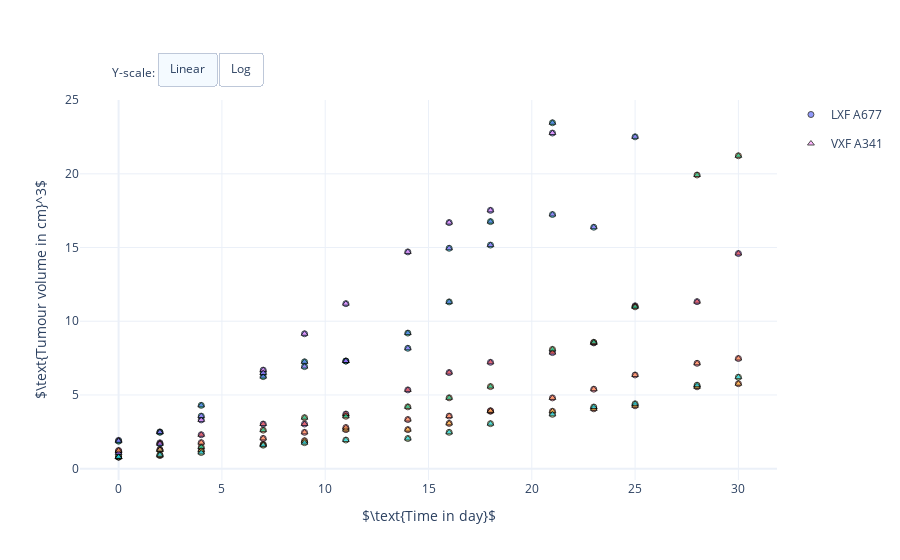

The notebook cell saved with this chart:
### Markdown cell above
## Illustrate control growth data

We use [plotly](https://plotly.com/python/) to create interactive visualisations of the time-series data.

### Code cell
#
# Visualise control growth data.
#

import plotly.io
import plotly.graph_objects as go


# Create figure
fig = go.Figure()

# Scatter plot LXF A677 time-series data for each mouse
mouse_ids = lxf_data['#ID'].unique()
for id_m in mouse_ids:
    # Create mask for mouse
    mask = lxf_data['#ID'] == id_m

    # Get time points for mouse
    times = lxf_data['TIME in day'][mask]

    # Get observed tumour volumes for mouse
    observed_volumes = lxf_data['TUMOUR VOLUME in cm^3'][mask]

    # Plot data
    fig.add_trace(go.Scatter(
        x=times,
        y=observed_volumes,
        legendgroup="LXF A677",
        name="LXF A677",
        showlegend=True if id_m == mouse_ids[0] else False,
        hovertemplate=
            "<b>%s ID: %d</b><br>" % ("LXF A677", id_m) +
            "Time: %{x:} day<br>" +
            "Tumour volume: %{y:.02f} cm^3<br>" +
            "<extra></extra>",
        mode="markers",
        marker=dict(
            symbol='circle',
            opacity=0.7,
            line=dict(color='black', width=1))
    ))

# Scatter plot VXF A341 time-series data for each mouse
mouse_ids = vxf_data['#ID'].unique()
for id_m in mouse_ids:
    # Create mask for mouse
    mask = vxf_data['#ID'] == id_m

    # Get time points for mouse
    times = vxf_data['TIME in day'][mask]

    # Get observed tumour volumes for mouse
    observed_volumes = vxf_data['TUMOUR VOLUME in cm^3'][mask]

    # Plot data
    fig.add_trace(go.Scatter(
        x=times,
        y=observed_volumes,
        legendgroup="VXF A341",
        name="VXF A341",
        showlegend=True if id_m == mouse_ids[0] else False,
        hovertemplate=
            "<b>%s ID: %d</b><br>" % ("VXF A341", id_m) +
            "Time: %{x:} day<br>" +
            "Tumour volume: %{y:.02f} cm^3<br>" +
            "<extra></extra>",
        mode="markers",
        marker=dict(
            symbol='triangle-up',
            opacity=0.7, 
            line=dict(color='black', width=1))
    ))

# Set X, Y axis and figure size
fig.update_layout(
    autosize=True,
    xaxis_title=r'$\text{Time in day}$',
    yaxis_title=r'$\text{Tumour volume in cm}^3$',
    template="plotly_white")

# Add switch between linear and log y-scale
fig.update_layout(
    updatemenus=[
        dict(
            type = "buttons",
            direction = "left",
            buttons=list([
                dict(
                    args=[{"yaxis.type": "linear"}],
                    label="Linear",
                    method="relayout"
                ),
                dict(
                    args=[{"yaxis.type": "log"}],
                    label="Log",
                    method="relayout"
                )
            ]),
            pad={"r": -20, "t": -10},
            showactive=True,
            x=0.11,
            xanchor="left",
            y=1.1,
            yanchor="top"
        ),
    ]
)

# Add label to switch
fig.update_layout(
    annotations=[
        dict(text="Y-scale: ", showarrow=False,
                             x=0.8, y=1.1, yref="paper", align="left")
    ]
)

# Show figure
fig.show()

### Figure 1 — Plotly figure (JSON) as saved in the notebook; plotly's stock layout.template omitted (floating-point values rounded to 4 significant figures)
{"data": [{"hovertemplate": "<b>LXF A677 ID: 40</b><br>Time: %{x:} day<br>Tumour volume: %{y:.02f} cm^3<br><extra></extra>", "legendgroup": "LXF A677", "marker": {"line": {"color": "black", "width": 1}, "opacity": 0.7, "symbol": "circle"}, "mode": "markers", "name": "LXF A677", "showlegend": true, "type": "scatter", "x": [0, 2, 4, 7, 9, 11, 14, 16, 18, 21], "y": [1.918, 2.492, 3.307, 6.684, 9.15, 11.19, 14.7, 16.69, 17.52, 22.77]}, {"hovertemplate": "<b>LXF A677 ID: 94</b><br>Time: %{x:} day<br>Tumour volume: %{y:.02f} cm^3<br><extra></extra>", "legendgroup": "LXF A677", "marker": {"line": {"color": "black", "width": 1}, "opacity": 0.7, "symbol": "circle"}, "mode": "markers", "name": "LXF A677", "showlegend": false, "type": "scatter", "x": [0, 2, 4, 7, 9, 11, 14, 16, 18, 21, 23, 25, 28, 30], "y": [0.7725, 0.8848, 1.253, 1.655, 1.895, 2.647, 2.647, 3.069, 3.892, 3.892, 4.058, 4.265, 5.551, 5.762]}, {"hovertemplate": "<b>LXF A677 ID: 95</b><br>Time: %{x:} day<br>Tumour volume: %{y:.02f} cm^3<br><extra></extra>", "legendgroup": "LXF A677", "marker": {"line": {"color": "black", "width": 1}, "opacity": 0.7, "symbol": "circle"}, "mode": "markers", "name": "LXF A677", "showlegend": false, "type": "scatter", "x": [0, 2, 4, 7, 9, 11, 14, 16, 18, 21], "y": [1.862, 2.464, 4.293, 6.243, 7.247, 7.301, 9.196, 11.31, 16.76, 23.47]}, {"hovertemplate": "<b>LXF A677 ID: 136</b><br>Time: %{x:} day<br>Tumour volume: %{y:.02f} cm^3<br><extra></extra>", "legendgroup": "LXF A677", "marker": {"line": {"color": "black", "width": 1}, "opacity": 0.7, "symbol": "circle"}, "mode": "markers", "name": "LXF A677", "showlegend": false, "type": "scatter", "x": [0, 2, 4, 7, 9, 11, 14, 16, 18, 21, 23, 25, 28, 30], "y": [1.186, 1.751, 2.3, 3.027, 3.027, 3.704, 5.342, 6.517, 7.213, 7.873, 8.53, 11.05, 11.33, 14.59]}, {"hovertemplate": "<b>LXF A677 ID: 140</b><br>Time: %{x:} day<br>Tumour volume: %{y:.02f} cm^3<br><extra></extra>", "legendgroup": "LXF A677", "marker": {"line": {"color": "black", "width": 1}, "opacity": 0.7, "symbol": "circle"}, "mode": "markers", "name": "LXF A677", "showlegend": false, "type": "scatter", "x": [0, 2, 4, 7, 9, 11, 14, 16, 18, 21, 23, 25, 28, 30], "y": [0.7933, 1.269, 1.461, 2.611, 3.457, 3.552, 4.191, 4.803, 5.567, 8.09, 8.573, 10.98, 19.92, 21.23]}, {"hovertemplate": "<b>LXF A677 ID: 155</b><br>Time: %{x:} day<br>Tumour volume: %{y:.02f} cm^3<br><extra></extra>", "legendgroup": "LXF A677", "marker": {"line": {"color": "black", "width": 1}, "opacity": 0.7, "symbol": "circle"}, "mode": "markers", "name": "LXF A677", "showlegend": false, "type": "scatter", "x": [0, 2, 4, 7, 9, 11, 14, 16, 18, 21, 23, 25], "y": [1.059, 1.677, 3.563, 6.49, 6.922, 7.301, 8.165, 14.95, 15.17, 17.24, 16.38, 22.51]}, {"hovertemplate": "<b>LXF A677 ID: 169</b><br>Time: %{x:} day<br>Tumour volume: %{y:.02f} cm^3<br><extra></extra>", "legendgroup": "LXF A677", "marker": {"line": {"color": "black", "width": 1}, "opacity": 0.7, "symbol": "circle"}, "mode": "markers", "name": "LXF A677", "showlegend": false, "type": "scatter", "x": [0, 2, 4, 7, 9, 11, 14, 16, 18, 21, 23, 25, 28, 30], "y": [1.23, 1.288, 1.764, 2.052, 2.461, 2.788, 3.33, 3.564, 3.929, 4.799, 5.391, 6.354, 7.146, 7.47]}, {"hovertemplate": "<b>LXF A677 ID: 170</b><br>Time: %{x:} day<br>Tumour volume: %{y:.02f} cm^3<br><extra></extra>", "legendgroup": "LXF A677", "marker": {"line": {"color": "black", "width": 1}, "opacity": 0.7, "symbol": "circle"}, "mode": "markers", "name": "LXF A677", "showlegend": false, "type": "scatter", "x": [0, 2, 4, 7, 9, 11, 14, 16, 18, 21, 23, 25, 28, 30], "y": [0.8006, 0.9422, 1.093, 1.59, 1.762, 1.941, 2.042, 2.464, 3.051, 3.683, 4.182, 4.396, 5.662, 6.206]}, {"hovertemplate": "<b>VXF A341 ID: 40</b><br>Time: %{x:} day<br>Tumour volume: %{y:.02f} cm^3<br><extra></extra>", "legendgroup": "VXF A341", "marker": {"line": {"color": "black", "width": 1}, "opacity": 0.7, "symbol": "triangle-up"}, "mode": "markers", "name": "VXF A341", "showlegend": true, "type": "scatter", "x": [0, 2, 4, 7, 9, 11, 14, 16, 18, 21], "y": [1.918, 2.492, 3.307, 6.684, 9.15, 11.19, 14.7, 16.69, 17.52, 22.77]}, {"hovertemplate": "<b>VXF A341 ID: 94</b><br>Time: %{x:} day<br>Tumour volume: %{y:.02f} cm^3<br><extra></extra>", "legendgroup": "VXF A341", "marker": {"line": {"color": "black", "width": 1}, "opacity": 0.7, "symbol": "triangle-up"}, "mode": "markers", "name": "VXF A341", "showlegend": false, "type": "scatter", "x": [0, 2, 4, 7, 9, 11, 14, 16, 18, 21, 23, 25, 28, 30], "y": [0.7725, 0.8848, 1.253, 1.655, 1.895, 2.647, 2.647, 3.069, 3.892, 3.892, 4.058, 4.265, 5.551, 5.762]}, {"hovertemplate": "<b>VXF A341 ID: 95</b><br>Time: %{x:} day<br>Tumour volume: %{y:.02f} cm^3<br><extra></extra>", "legendgroup": "VXF A341", "marker": {"line": {"color": "black", "width": 1}, "opacity": 0.7, "symbol": "triangle-up"}, "mode": "markers", "name": "VXF A341", "showlegend": false, "type": "scatter", "x": [0, 2, 4, 7, 9, 11, 14, 16, 18, 21], "y": [1.862, 2.464, 4.293, 6.243, 7.247, 7.301, 9.196, 11.31, 16.76, 23.47]}, {"hovertemplate": "<b>VXF A341 ID: 136</b><br>Time: %{x:} day<br>Tumour volume: %{y:.02f} cm^3<br><extra></extra>", "legendgroup": "VXF A341", "marker": {"line": {"color": "black", "width": 1}, "opacity": 0.7, "symbol": "triangle-up"}, "mode": "markers", "name": "VXF A341", "showlegend": false, "type": "scatter", "x": [0, 2, 4, 7, 9, 11, 14, 16, 18, 21, 23, 25, 28, 30], "y": [1.186, 1.751, 2.3, 3.027, 3.027, 3.704, 5.342, 6.517, 7.213, 7.873, 8.53, 11.05, 11.33, 14.59]}, {"hovertemplate": "<b>VXF A341 ID: 140</b><br>Time: %{x:} day<br>Tumour volume: %{y:.02f} cm^3<br><extra></extra>", "legendgroup": "VXF A341", "marker": {"line": {"color": "black", "width": 1}, "opacity": 0.7, "symbol": "triangle-up"}, "mode": "markers", "name": "VXF A341", "showlegend": false, "type": "scatter", "x": [0, 2, 4, 7, 9, 11, 14, 16, 18, 21, 23, 25, 28, 30], "y": [0.7933, 1.269, 1.461, 2.611, 3.457, 3.552, 4.191, 4.803, 5.567, 8.09, 8.573, 10.98, 19.92, 21.23]}, {"hovertemplate": "<b>VXF A341 ID: 155</b><br>Time: %{x:} day<br>Tumour volume: %{y:.02f} cm^3<br><extra></extra>", "legendgroup": "VXF A341", "marker": {"line": {"color": "black", "width": 1}, "opacity": 0.7, "symbol": "triangle-up"}, "mode": "markers", "name": "VXF A341", "showlegend": false, "type": "scatter", "x": [0, 2, 4, 7, 9, 11, 14, 16, 18, 21, 23, 25], "y": [1.059, 1.677, 3.563, 6.49, 6.922, 7.301, 8.165, 14.95, 15.17, 17.24, 16.38, 22.51]}, {"hovertemplate": "<b>VXF A341 ID: 169</b><br>Time: %{x:} day<br>Tumour volume: %{y:.02f} cm^3<br><extra></extra>", "legendgroup": "VXF A341", "marker": {"line": {"color": "black", "width": 1}, "opacity": 0.7, "symbol": "triangle-up"}, "mode": "markers", "name": "VXF A341", "showlegend": false, "type": "scatter", "x": [0, 2, 4, 7, 9, 11, 14, 16, 18, 21, 23, 25, 28, 30], "y": [1.23, 1.288, 1.764, 2.052, 2.461, 2.788, 3.33, 3.564, 3.929, 4.799, 5.391, 6.354, 7.146, 7.47]}, {"hovertemplate": "<b>VXF A341 ID: 170</b><br>Time: %{x:} day<br>Tumour volume: %{y:.02f} cm^3<br><extra></extra>", "legendgroup": "VXF A341", "marker": {"line": {"color": "black", "width": 1}, "opacity": 0.7, "symbol": "triangle-up"}, "mode": "markers", "name": "VXF A341", "showlegend": false, "type": "scatter", "x": [0, 2, 4, 7, 9, 11, 14, 16, 18, 21, 23, 25, 28, 30], "y": [0.8006, 0.9422, 1.093, 1.59, 1.762, 1.941, 2.042, 2.464, 3.051, 3.683, 4.182, 4.396, 5.662, 6.206]}], "layout": {"annotations": [{"align": "left", "showarrow": false, "text": "Y-scale: ", "x": 0.8, "y": 1.1, "yref": "paper"}], "autosize": true, "updatemenus": [{"buttons": [{"args": [{"yaxis.type": "linear"}], "label": "Linear", "method": "relayout"}, {"args": [{"yaxis.type": "log"}], "label": "Log", "method": "relayout"}], "direction": "left", "pad": {"r": -20, "t": -10}, "showactive": true, "type": "buttons", "x": 0.11, "xanchor": "left", "y": 1.1, "yanchor": "top"}], "xaxis": {"title": {"text": "$\\text{Time in day}$"}}, "yaxis": {"title": {"text": "$\\text{Tumour volume in cm}^3$"}}}}
